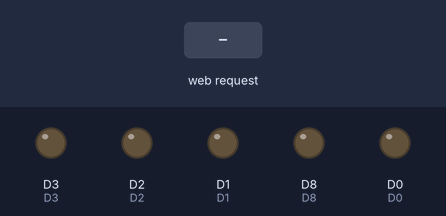
The sketch below on a simulated ESP8266 (NodeMCU). Parts: output pins drawn as LEDs (lit = HIGH). The test bench sets the inputs (shaded band). WiFi joins after 1.5 s; servers stay silent unless stated; pins used as bus, display or sensor lines are not drawn; what the sketch prints to the serial monitor is not drawn.

Above: at 2.8 s.
2.9 s: HTTP request GET /f received
At 3.3 s:
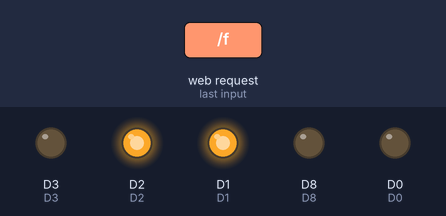
4.4 s: HTTP request GET /b received
At 5.6 s:
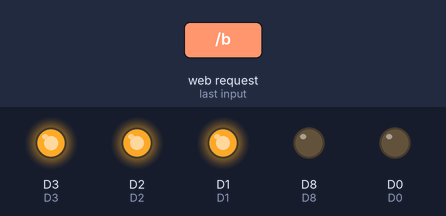
5.9 s: HTTP request GET /s received
At 6.7 s:
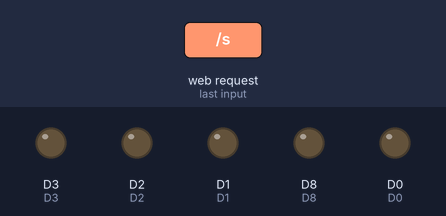
Timing chart, 0 to 8.9 s (numbered marks = the images above; inputs shaded):
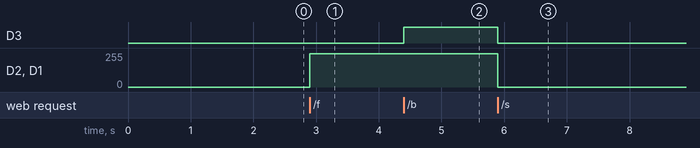

The sketch:

Microcontroller_program.ino
```cpp
#include <ESP8266WiFi.h>

#define A0 A0
#define D0 16
#define D1 5
#define D2 4
#define D3 0
#define D4 2
#define D5 14
#define D6 12
#define D7 13
#define D8 15
#define SD2 9
#define SD3 10
#define RX 3
#define TX 1

WiFiClient client;
WiFiServer server(80);

void setup()
{
  pinMode(D0,OUTPUT);
  pinMode(D1,OUTPUT);
  pinMode(D2,OUTPUT);
  pinMode(D3,OUTPUT);
  pinMode(D4,OUTPUT);
  pinMode(D5,OUTPUT);
  pinMode(D6,OUTPUT);
  pinMode(D7,OUTPUT);
  pinMode(D8,OUTPUT);
  // put your setup code here, to run once:
  Serial.begin(9600);
  WiFi.begin("Rohit", "123zxcvbnm");
  while(WiFi.status() != WL_CONNECTED)
  {
    delay(200);
    Serial.print("..");
  }
  Serial.println();
  Serial.println("NodeMCU is connected!");
  Serial.println(WiFi.localIP());
  server.begin();
}

void loop()
{
  // put your main code here, to run repeatedly:
  client = server.available();  //Gets a client that is connected to the server and has data available for reading.
  if (client == 1)
  {
    String request =  client.readStringUntil('\n');
    Serial.println(request);
    request.trim();
    if(request == "GET /f HTTP/1.1")
    {
      forward();
    }
    if(request == "GET /b HTTP/1.1")
    {
      backward();
    }
    if(request == "GET /r HTTP/1.1")
    {
      right();
    }
    if(request == "GET /l HTTP/1.1")
    {
      left();
    }
    if(request == "GET /s HTTP/1.1")
    {
      stoped();
    }
  }
}

void forward(){
  analogWrite(D1,250);
  analogWrite(D2,250);
  digitalWrite(D5,HIGH);
  digitalWrite(D4,HIGH);
  digitalWrite(D6,LOW);
  digitalWrite(D3,LOW);
  Serial.println("forward");

}
void backward(){
  analogWrite(D1,250);
  analogWrite(D2,250);
  digitalWrite(D6,HIGH);
  digitalWrite(D3,HIGH);
  digitalWrite(D5,LOW);
  digitalWrite(D4,LOW);
  Serial.println("backward");

}
void left(){
  analogWrite(D1,250);
  analogWrite(D2,250);
  digitalWrite(D6,LOW);
  digitalWrite(D3,HIGH);
  digitalWrite(D5,HIGH);
  digitalWrite(D4,LOW);
  Serial.println("left");
}
void right(){
  analogWrite(D1,250);
  analogWrite(D2,250);
  digitalWrite(D6,HIGH);
  digitalWrite(D3,LOW);
  digitalWrite(D5,LOW);
  digitalWrite(D4,HIGH);
  Serial.println("right");
}
void stoped(){
  analogWrite(D1,0);
  analogWrite(D2,0);
  digitalWrite(D6,LOW);
  digitalWrite(D3,LOW);
  digitalWrite(D5,LOW);
  digitalWrite(D4,LOW);
  Serial.println("stop");
}
```

Measured:
- after the input at 2.9 s, D2, D1: 0/255 → 250/255 at once
- after the input at 4.4 s, D3: LOW → HIGH at once
- after the input at 5.9 s, D3: HIGH → LOW at once; D2, D1: 250/255 → 0/255 at once
